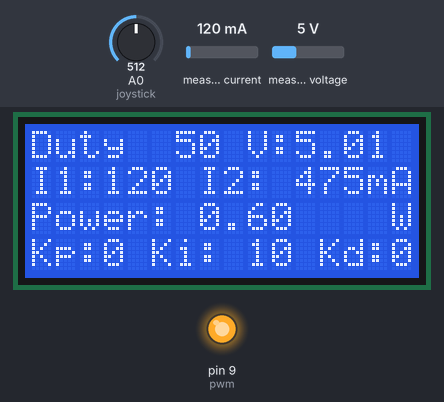
Simulated run of this sketch. Board: Arduino Leonardo, built for the host (arithmetic inside an expression is 32-bit, double 64-bit). On the bench: 16×4 character LCD, output pins drawn as LEDs (lit = HIGH). Inputs (shaded band) come from the test bench; at power-on: measured current 120 mA, A0 (joystick) = 512, measured voltage 5 V. What the sketch prints to the serial monitor is not drawn.

Above: at 1.2 s.
1.3 s: measured current set to 1000 mA
At 3.0 s:
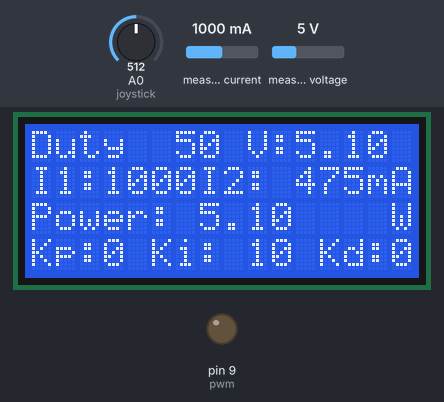
3.4 s: A0 (joystick) set to 716
At 4.5 s:
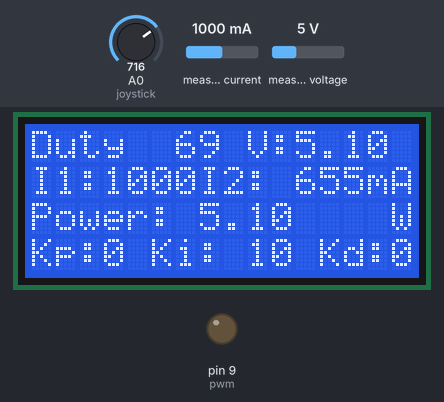
5.1 s: measured current set to 500 mA
At 5.41 s:
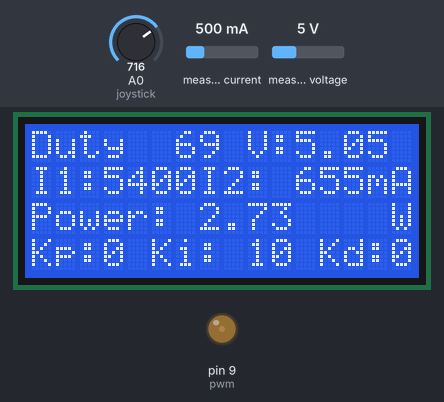
7.0 s: A0 (joystick) set to 511
At 7.55 s:
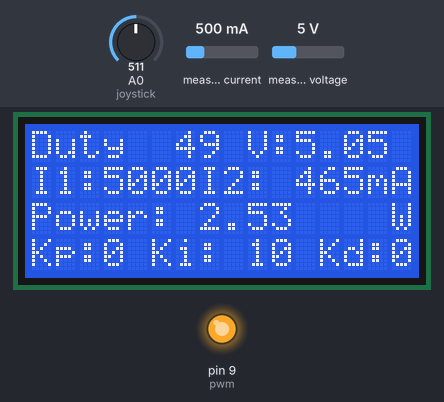
8.9 s: measured voltage set to 0.3 V
At 9.46 s:
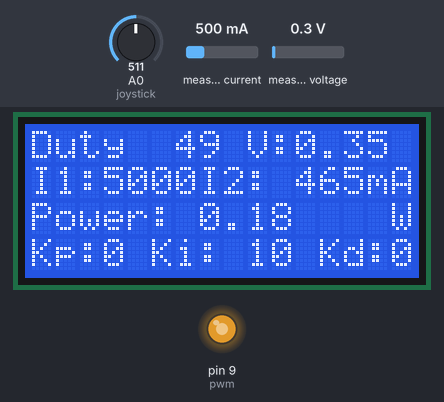
10.6 s: A0 (joystick) set to 306
At 12.4 s:
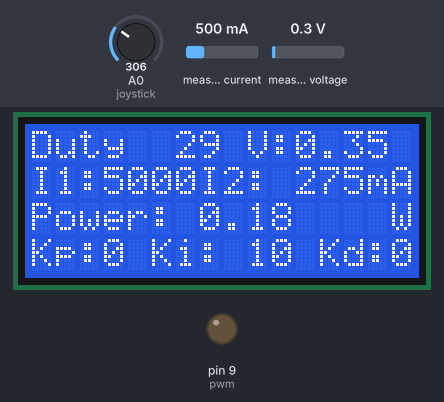
Timing chart, 0 to 13.7 s (numbered marks = the images above; inputs shaded):
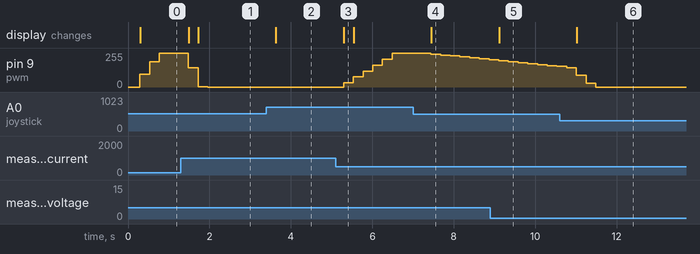

Measured:
- after the input at 1.3 s, pin 9 (pwm): 255/255 → 144/255 after 0.18 s, → 3/255 0.24 s later, → 0/255 0.24 s later; the display: first changes after 0.19 s (image 1 shows a later state)
- after the input at 3.4 s, the display: changes after 0.23 s (image 2)
- after the input at 5.1 s, pin 9 (pwm): moves from 0/255 to 255/255 over 1.4 s, starting after 0.19 s; the display: changes after 0.20 s (image 3)
- after the input at 7.0 s, pin 9 (pwm): moves from 255/255 to 204/255 over 1.4 s, starting after 0.44 s; the display: changes after 0.44 s (image 4)
- after the input at 8.9 s, the display: changes after 0.21 s (image 5)
- after the input at 10.6 s, the display: changes after 0.41 s (image 6)

The sketch:

PWIM.ino
```cpp
//------- CLASSES ------- //

#include <PID_v1.h>           // Class Definition for the PID Algorithm
#include <LiquidCrystal.h>    // Class Definition for the 16x4 LCD
#include <Wire.h>             // Class Definition to communicate via I2C with the sensor
#include <Adafruit_INA219.h>  // Class Definition for the Sensor


// ---- ARDUINO GPIO PINS ---- //

const int joystick = A0;      // analog pin used to connect the JOYSTICK
const int pwm = 9;            //pin to drive mosfet which in return drives the solenoid

// ---- VARIABLES ---- //

float dutycycle;                // variable to read the duty cycle from joystick
float amps;                     // variable to store the current
double Setpoint, Input, Output; //setpoint, input and output parameters of the controller
double Kp=0, Ki=10, Kd=0;       //Specify initial tuning parameters
int avg = 0;

// ------ CREATING OBJECTS OF CLASSES ------//

Adafruit_INA219 ina219;             // Object of Class Adafruit_INA219
LiquidCrystal lcd(12,11,5,4,3,2);   // Object Of Class LiquidCrystal

PID myPID(&Input, &Output, &Setpoint, Kp, Ki, Kd,P_ON_E,DIRECT);   // Object of Class PID


// ---- SETUP FUCNCTION ---- //

void setup() {

  #ifndef ESP8266
    while (!Serial);     // will pause Zero, Leonardo, etc until serial console opens
  #endif

  ina219.begin();       // Initialize first board (default address 0x40)

  // Setting LCD Parameters
  lcd.begin(16,4);
  lcd.clear();
  lcd.setCursor(0,0);
  lcd.print("Duty:");
  lcd.setCursor(9,0);
  lcd.print("V:");
  lcd.setCursor(0,1);
  lcd.print("I1:");
  lcd.setCursor(7,1);
  lcd.print("I2:");
  lcd.setCursor(14,1);
  lcd.print("mA");
  lcd.setCursor(0,2);
  lcd.print("Power: ");
  lcd.setCursor(15,2);
  lcd.print("W");
  lcd.setCursor(0,3);
  lcd.print("Kp:");
  lcd.setCursor(3,3);
  lcd.print((int)Kp);
  lcd.setCursor(5,3);
  lcd.print("Ki:");
  lcd.setCursor(9,3);
  lcd.print((int)Ki);
  lcd.setCursor(12,3);
  lcd.print("Kd:");
  lcd.setCursor(15,3);
  lcd.print((int)Kd);

  // Setting PID Parameters
  myPID.SetOutputLimits(0, 255);    //  set PWM output limit
  myPID.SetMode(AUTOMATIC);         //  Set PID mode as Automatic

  // Setting Arduino Parameters
  pinMode(pwm, OUTPUT);                 //Set PIN 9 as Output
  setPwmFrequency(9,2); // setting frequency to 3Khz
 // TCCR1A = _BV(COM1A1) | _BV(COM1B1) ; // phase and frequency correct mode. NON-inverted mode
 // TCCR1B = _BV(WGM13) | _BV(CS11);

  // Setting Serial Communication Parameters.
  Serial.begin(115200);
}


// ---- LOOP FUCNCTION ---- //

void loop() {
  // Variables
  int pwmspan;
  int Setpoint_;
  long int total = 0, total1 = 0;

  // Reading average Analog Input from Joystick
  for ( int i = 0; i < 100; i++)
  {
    total+= analogRead(joystick);
  }
  avg = total / 100;

  //Mappin the Input to PWM Value
  Setpoint=map(avg,0,1023, 0,255); // Setpoint is dutycycle (range 0-255

  // Reading average input from the current sensor
  for ( int i = 0; i < 100; i++)
  {
    total1+= ina219.getCurrent_mA();
  }
  amps = total1 / 100;

  if(amps<0)
  amps=0;

  Input = amps/950*255;  // current with all components on board taking into account
                        // the voltage drops across all componenets is 0.99A
  myPID.Compute();      // Computes the PID Output
  delay(1);             // 1 millisecond delay for PID Stability

  // Writing PID Computed Output (with Dither) to the Valve
  analogWrite(pwm,Output);


  // Plotting the Setpoint Input and Output
  Serial.print(Setpoint);
  Serial.print(" ");
  Serial.print(Input);
  Serial.print(" ");
  Serial.println(Output);

  // Printing Relevant information in the LCD
  printlcd();

  delay(10);
}


void printlcd() {

  int duty_,e_curr_;
  char e_curr[5],duty[5],amps_[5];
  float shuntvoltage = 0;
  float busvoltage = 0;
  float loadvoltage = 0;
  float power=0;

  shuntvoltage = ina219.getShuntVoltage_mV();
  busvoltage = ina219.getBusVoltage_V();
  loadvoltage = busvoltage + (shuntvoltage / 1000);

  lcd.setCursor(4,0);
  duty_ = (float)avg/1023*100;

  snprintf(duty, 5, "%4d", duty_); // %4d = 4 digits, right aligned
  lcd.print(duty);

  lcd.setCursor(10,1);
  e_curr_ = (float)duty_/100.0 * 950;
  snprintf(e_curr, 5, "%4d", e_curr_); // %4d = 4 digits, right aligned
  lcd.print(e_curr);

  lcd.setCursor(3,1);
  lcd.print((int)amps);
  //delay(500);

   power = loadvoltage * amps/1000.0;

  lcd.setCursor(7,2);
  lcd.print(power);


  lcd.setCursor(11,0);
  lcd.print(loadvoltage);

}

void setPwmFrequency(int pin, int divisor) {
  byte mode;
  if(pin == 5 || pin == 6 || pin == 9 || pin == 10) {
    switch(divisor) {
      case 1: mode = 0x01; break;
      case 2: mode = 0x02; break;
      case 3: mode = 0x03; break;
      case 4: mode = 0x04; break;
      case 5: mode = 0x05; break;
      default: return;
    }
    if(pin == 5 || pin == 6) {
      TCCR0B = TCCR0B & 0b11111000 | mode;
    } else {
      TCCR1B = TCCR1B & 0b11111000 | mode;
    }
  } else if(pin == 3 || pin == 11) {
    switch(divisor) {
      case 1: mode = 0x01; break;
      case 2: mode = 0x02; break;
      case 3: mode = 0x03; break;
      case 4: mode = 0x04; break;
      case 5: mode = 0x05; break;
      case 6: mode = 0x06; break;
      case 7: mode = 0x07; break;
      default: return;
    }
    TCCR2B = TCCR2B & 0b11111000 | mode;

}}
```
